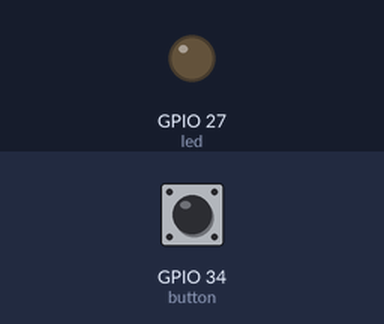
A program run on a simulated ESP32 board running MicroPython. On the bench: output pins drawn as LEDs (lit = HIGH). The test bench sets the inputs (shaded band); at power-on: GPIO 34 (button) LOW.

Above: at 1.2 s.
1.3 s: GPIO 34 (button) pulled HIGH for 0.15 s
At 1.8 s:
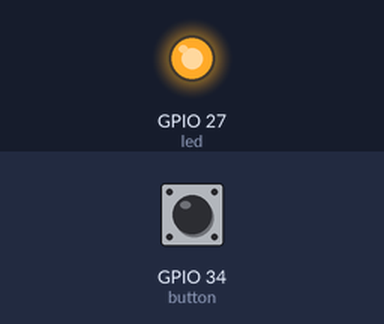
Timing chart, 0 to 4.3 s (numbered marks = the images above; inputs shaded):
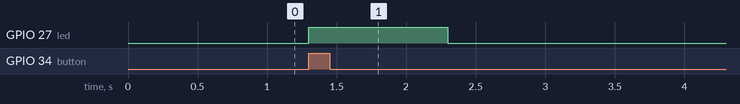

The program:

button_softIRQ.py
```python
from machine import Pin
from time import sleep
import micropython

led = Pin(27, Pin.OUT)
led.off()

def handle_interrupt(pin):
    micropython.schedule(flash_led, None)

def flash_led(foo):
    global led
    led.on()
    sleep(1)
    led.off()

button = Pin(34, Pin.IN)
button.irq(trigger=Pin.IRQ_RISING, handler=handle_interrupt)

while True:
    sleep(0.25)
```

Measured:
- after the input at 1.3 s, GPIO 27 (led): LOW → HIGH at once, → LOW 1.0 s later
